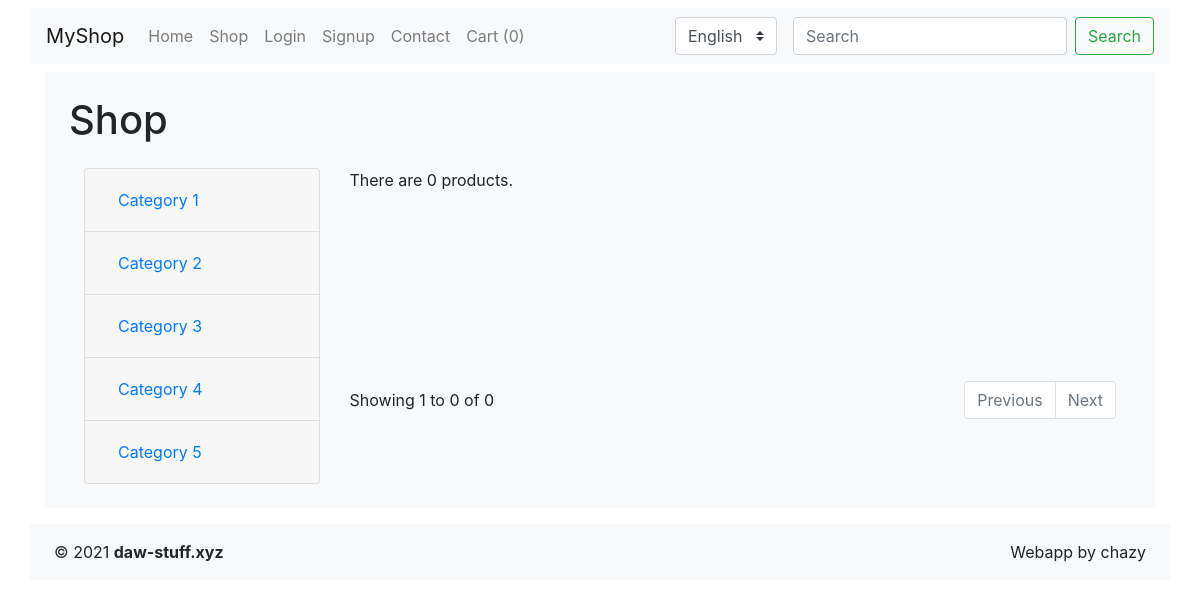
Page /shop/index/1/6 on the earlier database version.
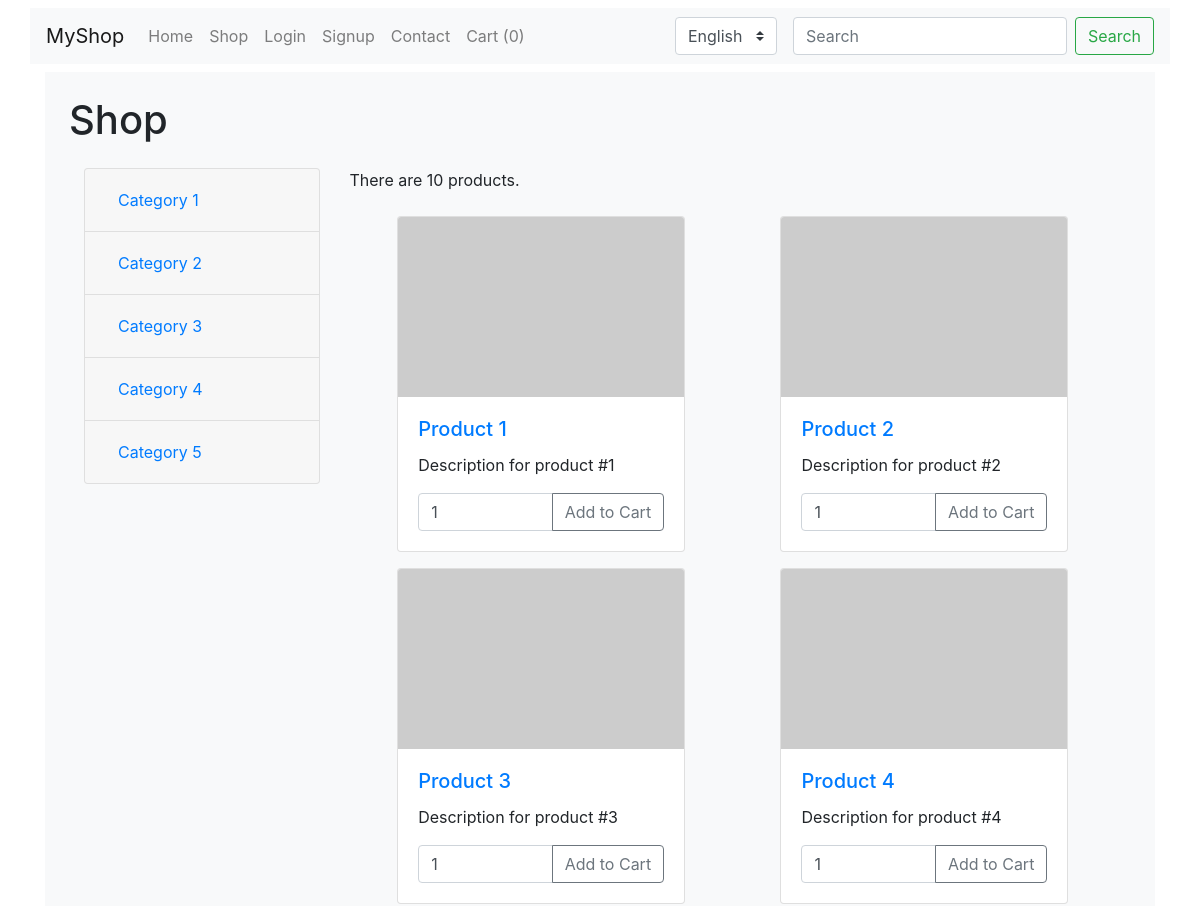
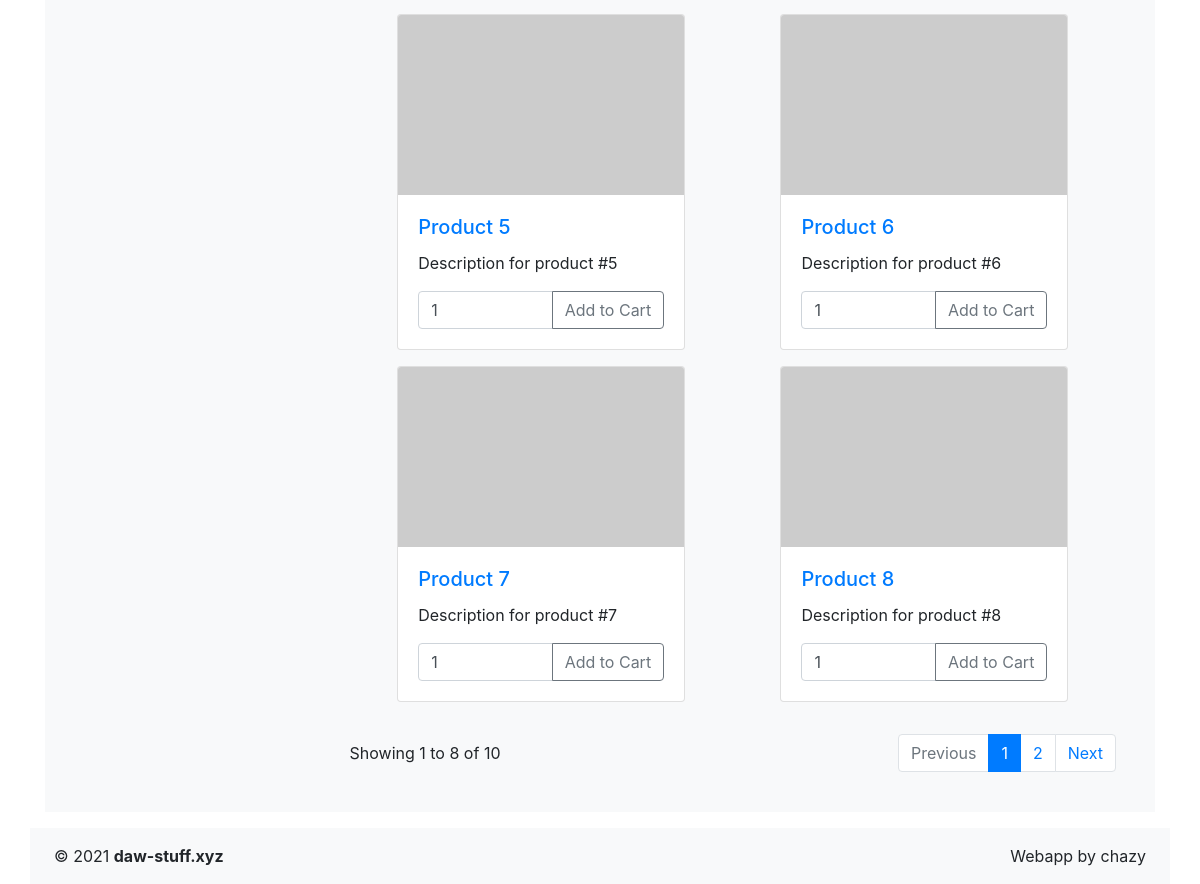
Same page on the later database version (2 pictures, top to bottom).
### tables this page shows
CREATE TABLE `category` (
    `id` int(11) NOT NULL AUTO_INCREMENT,
    `name` varchar(50) NOT NULL DEFAULT '',
    `image` varchar(100) NOT NULL DEFAULT 'name.png',
    `description` text,
    `category_id` int(11),
    `status` tinyint(1) NOT NULL DEFAULT 1,
    PRIMARY KEY (`id`),
    KEY `idx-category-category_id` (`category_id`),
    CONSTRAINT `fk-category-category_id` FOREIGN KEY (`category_id`) REFERENCES `category` (`id`) ON DELETE NO ACTION
);

CREATE TABLE `product` (
    `id` int(11) NOT NULL AUTO_INCREMENT,
    `name` varchar(100) NOT NULL DEFAULT '',
    `description` text NOT NULL DEFAULT '',
    `image` varchar(100) NOT NULL DEFAULT 'name.png',
    `price` decimal(8,2) NOT NULL DEFAULT 0.00,
    `discount` decimal(4,3) NOT NULL DEFAULT 0.000,
    `category_id` int(11),
    `subcategory_id` int(11),
    `status` tinyint(1) NOT NULL DEFAULT 1,
    PRIMARY KEY (`id`),
    KEY `idx-product-category_id` (`category_id`),
    KEY `idx-product-subcategory_id` (`subcategory_id`),
    CONSTRAINT `fk-product-category_id` FOREIGN KEY (`category_id`) REFERENCES `category` (`id`) ON DELETE NO ACTION,
    CONSTRAINT `fk-product-subcategory_id` FOREIGN KEY (`subcategory_id`) REFERENCES `category` (`id`) ON DELETE NO ACTION
);

### controllers/Controller.php (called while the page is built, shortened)
<?php
class Controller
{
    private string $controller;
    public function __construct(string $name)
    {
        $this->controller = $name;
    }
    public function render(string $view, array $params = []): string
    {
        extract($params);
        include(dirname(__DIR__) . "/views/$this->controller/$view.php");
        include dirname(__DIR__) . '/views/layouts/main.php';
        $main = ob_get_contents();
        return $main;
    }
}

### controllers/ShopController.php (called while the page is built, shortened)
<?php
final class ShopController extends Controller
{
    public function actionIndex(?int $cat, ?int $sub = 0): string
    {
        $cats = Category::getAll();
        $page = $_GET['page'] ?? 1;
        $cat = $cat ?? $cats[0]['id'];
        if ($sub > 0 && $cat > 0)
            $pagination = Product::findBySubcategory($cat, $sub, $page);
        else
            $pagination = Product::findByCategory($cat, $page);
        return $this->render('index', [
            'cats' => $cats,
            'pagination' => $pagination !== [] ? $pagination : [ 'total' => 0, 'page' => $page, 'products' => [] ],
            'cat_id' => $cat,
            'sub_id' => $sub
        ]);
    }
}

### www/index.php (called while the page is built, shortened)
<?php
$config['path'] = dirname(__DIR__);
require "$config[path]/framework/App.php";
$config += require "$config[path]/config/config.php";
(new framework\App($config))->run();

### models/Category.php (called while the page is built, shortened)
<?php
class Category extends ActiveRecord
{
    public static function tableName(): string
    {
        return 'category';
    }
    public static function getAll(int $id = null): array
    {
        return self::findAll([
            'category_id' => $id,
            'status' => Category::STATUS_ACTIVE
        ]);
    }
}

### framework/ActiveRecord.php (called while the page is built, shortened)
<?php
abstract class ActiveRecord
{
    protected static function count(array $cond = [], string $cols = '*'): int
    {
        $pdo = MyPDO::getPDO();
        $query = "SELECT COUNT($cols) FROM `" . static::tableName() . '`';
        $params = [];
        if ($cond !== [])
        {
            if (isset($cond['build']) && is_array($cond['build']))
            {
                $query .= $cond['build'][0];
                $params = $cond['build'][1];
            }
            else
            {
                $stuff = self::where($cond);
                $query .= $stuff[0];
                $params = $stuff[1];
            }
        }
        $stmt = $pdo->prepare($query);
        $stmt->execute($params);
        return $stmt->fetchColumn();
    }
    protected static function findAll(array $cond = [], int $page = 0): array
    {
        $pdo = MyPDO::getPDO();
        $query = 'SELECT * FROM `' . static::tableName() . '`';
        if ($cond !== [])
        {
            $stuff = self::where($cond);
            $query .= $stuff[0];
            $params = $stuff[1];
        }
        if ($page > 0)
        {
            $limit = App::$config['pagination']['limit'];
            $offset = ($page - 1) * $limit;
            $query .= " LIMIT $limit OFFSET $offset";
        }
        $stmt = $pdo->prepare($query);
        $stmt->execute($params ?? []);
        if ($stmt->rowCount() < 1)
            return [];
        return $page > 0 ? [
            'total' => self::count(isset($stuff[0]) ? ([ 'build' => [ $stuff[0], $stuff[1] ] ]) : []),
            'page' => $page,
            'products' => $stmt->fetchAll()
        ] : $stmt->fetchAll();
    }
    private static function where(array $cond): array
    {
        $where = ' WHERE ';
        $params = [];
        foreach ($cond as $key => $value)
        {
            $operator = '';
            if (is_array($value))
            {
                $operator = $operator ?: 'IN(';
                $where .= "`$key` $operator";
                for ($i = 0; $i < count($value); $i++)
                {
                    $where .= '?,';
                    $params[] = $value[$i];
                }
                $where = substr($where, 0, -1) . ')';
            }
            else
            {
                $space_ship = $value === null ? '<=>' : ($operator ?: '=');
                $where .= "`$key` $space_ship ?";
                $params[] = $value;
            }
            $where .= ' AND ';
        }
        return [ substr($where, 0, -5), $params ];
    }
}

### models/Product.php (called while the page is built, shortened)
<?php
class Product extends ActiveRecord
{
    public static function tableName(): string
    {
        return 'product';
    }
    public static function findBySubcategory(int $cat_id, int $sub_id, int $page = 0): array
    {
        return parent::findAll([
            'category_id' => $cat_id,
            'subcategory_id' => $sub_id
        ], $page);
    }
}

### views/shop/index.php (the view, shortened to what the changed rows need)
<?php
$this->title = 'Shop';
$total = $pagination['total'];
$limit = App::$config['pagination']['limit'];
$pages = ceil($total / $limit);
$page = $pagination['page'];
$offset = ($page - 1) * $limit;
$products = $pagination['products'];
$next = $page + 1;
?>
    <section class="bg-light p-4 d-flex flex-wrap">
        <h1 class="w-100 mb-4"><?= $this->title ?></h1>
        <aside class="col-xl-3">
            <div class="accordion" id="accordionExample">
<?php foreach ($cats as $cat): ?>
                <div class="card">
                    <div class="card-header" id="heading<?= $cat['id'] ?>">
                        <h2 class="mb-0">
                            <a class="btn btn-link btn-block text-left" href="/shop/index/<?= $cat['id'] ?>" data-toggle="collapse"
                                                                                           data-target="#collapse<?= $cat['id'] ?>"
                                                                                           aria-expanded="<?= $cat_id === $cat['id'] ? 'true' : 'false' ?>"
                                                                                           aria-controls="collapse<?= $cat['id'] ?>">
                                <span><?= $cat['name'] ?></span>
                            </a>
                        </h2>
                    </div>
                </div>
<?php endforeach; ?>
            </div>
        </aside>
        <article class="d-flex flex-wrap justify-content-around col-xl-9">
            <p class="w-100">There are <?= $total ?> products.</p>
<?php foreach ($products as $product): $img = $product['image']; ?>
            <div class="card my-2 mx-2" style="width: 18rem;">
                <a href="/product/index/<?= $product['id'] ?>">
                    <img class="card-img-top" src="<?= str_starts_with($img, 'https') ? $img : "/img/products/$img" ?>" alt="Product #<?= $product['id'] ?>">
                </a>
                <div class="card-body">
                    <a href="/product/index/<?= $product['id'] ?>"><h5 class="card-title"><?= $product['name'] ?></h5></a>
                    <p class="card-text"><?= $product['description'] ?></p>
                    <form class="input-group" action="/shoppingCart/add/<?= $product['id'] ?>" method="POST">
                        <input type="number" class="form-control" name="quantity" min="1" max="999" value="1" aria-label="Recipient's username" aria-describedby="basic-addon2">
                        <div class="input-group-append">
                            <button class="btn btn-outline-secondary" type="submit">Add to Cart</button>
                        </div>
                    </form>
                </div>
            </div>
<?php endforeach; ?>
            <nav aria-label="Page navigation products" class="d-flex w-100 justify-content-between align-items-center mt-4">
                <p>Showing <?= $offset + 1 ?> to <?= min(($offset + $limit), $total) ?> of <?= $total ?></p>
                <ul class="pagination">
                    <li class="page-item<?= $page < 2 ? ' disabled' : '' ?>">
                    </li>
<?php for($i = 1; $i <= $pages; $i++ ): ?>
                    <li class="page-item<?= $page === $i ? ' active' : '' ?>">
                        <a class="page-link" href="?page=<?= $i; ?>"> <?= $i; ?> </a>
                    </li>
<?php endfor; ?>
                    <li class="page-item<?= $page >= $pages ? ' disabled' : '' ?>">
                        <a class="page-link" href="<?= $page >= $pages ? '#' : "?page=$next" ?>">Next</a>
                    </li>
                </ul>
            </nav>
        </article>
    </section>

Differences in the rows shown:
now on this page (row edited): product: name "Product 1", description "Description for product #1"
now on this page (row edited): product: name "Product 2", description "Description for product #2"
now on this page (row edited): product: name "Product 3", description "Description for product #3"
now on this page (row edited): product: name "Product 4", description "Description for product #4"
now on this page (row edited): product: name "Product 5", description "Description for product #5"
now on this page (row edited): product: name "Product 6", description "Description for product #6"
now on this page (row edited): product: name "Product 7", description "Description for product #7"
now on this page (row edited): product: name "Product 8", description "Description for product #8"
Other differences:
$total: "0" → "10"
min(($offset + $limit), $total): "0" → "8"
new list line: "1"
new list line: "2"
